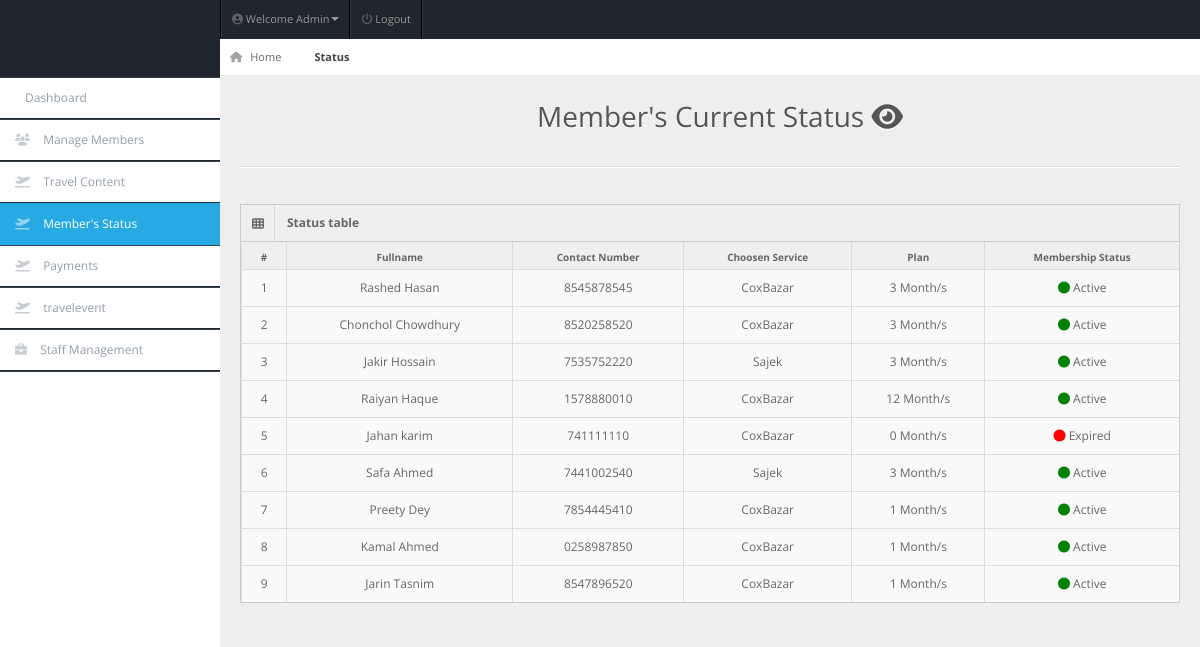
/admin/member-status.php (signed in), run on an earlier commit of the app's database.
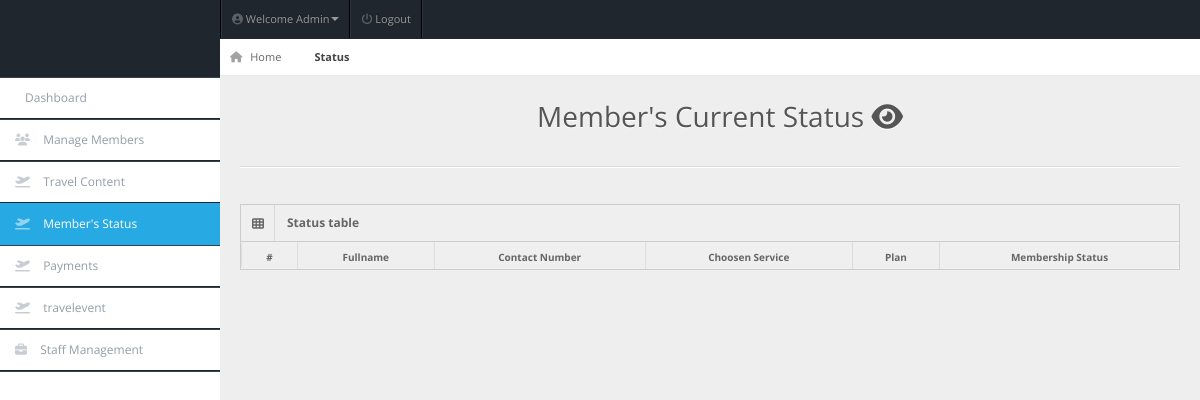
And on a later commit of the database.
### tables this page shows
CREATE TABLE `members` (
  `user_id` int(11) NOT NULL,
  `fullname` varchar(20) NOT NULL,
  `username` varchar(20) NOT NULL,
  `password` varchar(100) NOT NULL,
  `gender` varchar(20) NOT NULL,
  `dor` date NOT NULL,
  `services` varchar(50) NOT NULL,
  `amount` int(100) NOT NULL,
  `paid_date` date NOT NULL,
  `p_year` int(11) NOT NULL,
  `plan` varchar(100) NOT NULL,
  `address` varchar(20) NOT NULL,
  `contact` varchar(10) NOT NULL,
  `status` varchar(20) NOT NULL DEFAULT 'Active',
  `reminder` int(11) NOT NULL DEFAULT '0'
);

### admin/member-status.php (the view, shortened to what this page needs)
<!DOCTYPE html>
<html lang="en">
<head>
<link rel="stylesheet" href="../css/bootstrap.min.css" />
<link rel="stylesheet" href="../css/bootstrap-responsive.min.css" />
<link rel="stylesheet" href="../css/fullcalendar.css" />
<link rel="stylesheet" href="../css/matrix-style.css" />
<link rel="stylesheet" href="../css/matrix-media.css" />
<link href="../font-awesome/css/fontawesome.css" rel="stylesheet" />
<link href="../font-awesome/css/all.css" rel="stylesheet" />
<link rel="stylesheet" href="../css/jquery.gritter.css" />
</head>
<body>
<div id="header">
  <h1><a href="dashboard.html">Nayeem Travelling Co Admin</a></h1>
</div>
<?php include 'includes/topheader.php'?>
<?php $page='member-status'; include 'includes/sidebar.php'?>
<div id="content">
  <div id="content-header">
    <div id="breadcrumb"> <a href="index.php" title="Go to Home" class="tip-bottom"><i class="fas fa-home"></i> Home</a> <a href="member-status.php" class="current">Status</a> </div>
    <h1 class="text-center">Member's Current Status <i class="fas fa-eye"></i></h1>
  </div>
  <div class="container-fluid">
    <hr>
    <div class="row-fluid">
      <div class="span12">
      <div class='widget-box'>
          <div class='widget-title'> <span class='icon'> <i class='fas fa-th'></i> </span>
            <h5>Status table</h5>
          </div>
          <div class='widget-content nopadding'>
	  <?php
      $qry="SELECT * FROM members";
      $cnt = 1;
        $result=mysqli_query($conn,$qry);
          echo"<table class='table table-bordered table-hover data-table'>
              <thead>
                <tr>
                  <th>#</th>
                  <th>Fullname</th>
                  <th>Contact Number</th>
                  <th>Choosen Service</th>
                  <th>Plan</th>
                  <th>Membership Status</th>
                </tr>
              </thead>";
            while($row=mysqli_fetch_array($result)){?>
           <tbody>
                <td><div class='text-center'><?php echo $cnt;?></div></td>
                <td><div class='text-center'><?php echo $row['fullname'];?></div></td>
                <td><div class='text-center'><?php echo $row['contact'];?></div></td>
                <td><div class='text-center'><?php echo $row['services'];?></div></td>
                <td><div class='text-center'><?php echo $row['plan'];?> Month/s</div></td>
                <td><div class='text-center'><?php if( $row['status'] == 'Active' ){ echo '<i class="fas fa-circle" style="color:green;"></i> Active';} else if ($row['status'] == 'Expired') { echo '<i class="fas fa-circle" style="color:red;"></i> Expired';} else { echo '<i class="fas fa-circle" style="color:orange;"></i> Pending Reg';}?></div></td>
              </tbody>
          <?php
     $cnt++;      }
            ?>
            </table>
          </div>
        </div>
      </div>
    </div>
  </div>
</div>
</body>
</html>

### admin/includes/topheader.php (shortened to what this page needs)
<div id="user-nav" class="navbar navbar-inverse">
  <ul class="nav right">
    <li  class="dropdown" id="profile-messages" ><a title="" href="#" data-toggle="dropdown" data-target="#profile-messages" class="dropdown-toggle"><i class="fas fa-user-circle"></i>  <span class="text">Welcome Admin</span><b class="caret"></b></a>
    </li>
    <li class=""><a title="" href="../logout.php"><i class="fas fa-power-off"></i> <span class="text">Logout</span></a></li>
  </ul>
</div>

### admin/includes/sidebar.php (shortened to what this page needs)
<div id="sidebar"><a href="#" class="visible-phone"><i class="fas fa-home"></i> Dashboard</a>
  <ul>
    <li class="<?php if($page=='dashboard'){ echo 'active'; }?>"><a href="index.php"><i class=""></i> <span>Dashboard</span></a> </li>
    <li class="submenu"> <a href="#"><i class="fas fa-users"></i> <span>Manage Members</span> <?php include 'anotherconn.php';?></a>
    </li>
    <li class="submenu"> <a href="#"><i class="fas fa-plane-departure"></i> <span>Travel Content</span> <span class="label label-important"></span></a>
    </li>
    <li class="<?php if($page=='member-status'){ echo 'active'; }?>"><a href="member-status.php"><i class="fas fa-plane-departure"></i> <span>Member's Status</span></a></li>
    <li class="<?php if($page=='payment'){ echo 'active'; }?>"><a href="payment.php"><i class="fas fa-plane-departure"></i> <span>Payments</span></a></li>
    <li class="<?php if($page=='travelevent'){ echo 'active'; }?>"><a href="travelevent.php"><i class="fas fa-plane-departure"></i> <span>travelevent</span></a></li>
    <li class="<?php if($page=='staff-management'){ echo 'active'; }?>"><a href="staffs.php"><i class="fas fa-briefcase"></i> <span>Staff Management</span></a></li>
  </ul>
</div>

### css/matrix-style.css (style rules this page uses)
* { outline: none !important; -moz-outline: none !important; }
html, body { height: 100%; }
body { overflow-x: hidden; margin-top: -10px; font-family: "Open Sans", sans-serif; font-size: 12px; color: #666; }
a { color: #666; }
select, textarea, input[type="text"], input[type="password"], input[type="datetime"], input[type="datetime-local"], input[type="date"], input[type="month"], input[type="time"], input[type="week"], input[type="number"], input[type="email"], input[type="url"], input[type="search"], input[type="tel"], input[type="color"], .uneditable-input, .label, .dropdown-menu, .btn, .well, .progress, .table-bordered, .btn-group > .btn:first-child, .btn-group > .btn:last-child, .btn-group > .btn:last-child, .btn-group > .dropdown-toggle, .alert { border-radius: 0px; }
hr { border-top-color: #dadada; }
#header { height: 77px; position: relative; width: 100%; z-index: -9; }
#header h1 { background: url("../img/icontest3.png"); height: 31px; left: 20px; line-height: 600px; overflow: hidden; position: relative; top: 26px; width: 191px; }
#header h1 a { display: block; }
#user-nav { position: absolute; left: 220px; top: 0px; z-index: 20; margin: 0; }
#user-nav > ul { margin: 0; padding: 0; list-style: none; border-right: 1px solid #2e363f; border-left: 1px solid #000; }
#user-nav > ul > li { float: left; list-style-type: none; margin: 0; position: relative; padding: 0; border-left: 1px solid #2e363f; border-right: 1px solid #000; }
#user-nav > ul > li > a { padding: 9px 10px; display: block; font-size: 11px; }
#user-nav > ul > li > a > i, #sidebar li a i { opacity: 0.5; margin-top: 2px; }
#sidebar { display: block; float: left; position: relative; width: 220px; z-index: 16; }
#sidebar > ul { list-style: none; margin: 0px 0 0; padding: 0; position: absolute; width: 220px; }
#sidebar > ul > li { display: block; position: relative; }
#sidebar > ul > li > a { padding: 10px 0 10px 15px; display: block; color: #939da8; }
#sidebar > ul > li > a > i { margin-right: 10px; }
#sidebar > ul > li.active > a { background: url("../img/menu-active.png") no-repeat scroll right center transparent !important; text-decoration: none; }
#content { background: none repeat scroll 0 0 #eeeeee; margin-left: 220px; margin-right: 0; padding-bottom: 25px; position: relative; min-height: 100%; width: auto; }
#content-header { position: abslute; width: 100%; margin-top: -38px; z-index: 20; }
#content-header h1 { color: #555555; font-size: 28px; font-weight: normal; float: none; text-shadow: 0 1px 0 #ffffff; margin-left: 20px; position: relative; }
#content-header h1, #content-header .btn-group { margin-top: 20px; }
#breadcrumb { background-color: #fff; border-bottom: 1px solid #e3ebed; }
#breadcrumb a { padding: 8px 20px 8px 10px; display: inline-block; background-image: url("../img/breadcrumb.png"); background-position: center right; background-repeat: no-repeat; font-size: 11px; color: #666666; }
#breadcrumb a:last-child { background-image: none; }
#breadcrumb a.current { font-weight: bold; color: #444444; }
#breadcrumb a i { margin-right: 5px; opacity: 0.6; }
.widget-box { background: none repeat scroll 0 0 #f9f9f9; border-left: 1px solid #cdcdcd; border-top: 1px solid #cdcdcd; border-right: 1px solid #cdcdcd; clear: both; margin-top: 16px; margin-bottom: 16px; position: relative; }
.widget-title, .modal-header, .table th, div.dataTables_wrapper .ui-widget-header { background: #efefef; border-bottom: 1px solid #cdcdcd; height: 36px; }
.widget-title span.icon { padding: 9px 10px 7px 11px; float: left; border-right: 1px solid #dadada; }
.widget-title h5 { color: #666; float: left; font-size: 12px; font-weight: bold; padding: 12px; line-height: 12px; margin: 0; }
.widget-content { padding: 15px; border-bottom: 1px solid #cdcdcd; }
.table th { height: auto; font-size: 10px; padding: 5px 10px 2px; border-bottom: 0; text-align: center; color: #666666; }
.nopadding { padding: 0 !important; }
.nopadding .table { margin-bottom: 0; }
.nopadding .table-bordered { border: 0; }

### customer/css/matrix-media.css (style rules this page uses)
body { background:#ffffff; }
#header { background-color: #1f262d; margin-top:10px; }
#sidebar > ul { border-bottom: 1px solid #37414b }
#sidebar > ul > li { border-top: 1px solid #37414b; border-bottom: 1px solid #1f262d; }
#sidebar > ul > li.active { background-color: #27a9e3; border-bottom: 1px solid #27a9e3; border-top: 1px solid #27a9e3; }
#sidebar > ul > li.active a { color:#fff; text-decoration:none; }

What changed in the data, as far as the page shows it:
removed members: fullname "Rashed Hasan", contact "8545878545", services "CoxBazar", plan "3", status "Active" (drawn)
removed members: fullname "Chonchol Chowdhury", contact "8520258520", services "CoxBazar", plan "3", status "Active" (drawn)
removed members: fullname "Jakir Hossain", contact "7535752220", services "Sajek", plan "3", status "Active" (drawn)
removed members: fullname "Raiyan Haque", contact "1578880010", services "CoxBazar", plan "12", status "Active" (drawn)
removed members: fullname "Jahan karim", contact "741111110", services "CoxBazar", plan "0", status "Expired" (drawn)
removed members: fullname "Safa Ahmed", contact "7441002540", services "Sajek", plan "3", status "Active" (drawn)
removed members: fullname "Preety Dey", contact "7854445410", services "CoxBazar", plan "1", status "Active" (drawn)
removed members: fullname "Kamal Ahmed", contact "0258987850", services "CoxBazar", plan "1", status "Active" (drawn)
removed members: fullname "Jarin Tasnim", contact "8547896520", services "CoxBazar", plan "1", status "Active" (drawn)
